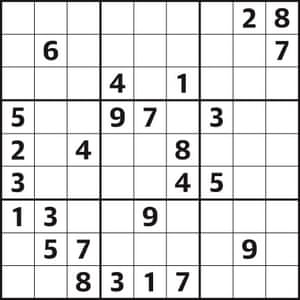
#> input picture project_sudoku_solver/assets/sudoku.jpg, 300 x 300 px
$ python -i birdeyeview.py   (imports and definitions only)
#> lines starting #> are read from the running program, lines starting #| are printed output that depends on the picture; after the words box and inside, x2 and y2 are one past the last pixel; in counts of white or black regions, pixels touching at a corner belong together
#> further down, picture is the input picture: shape (300, 300, 3); mean B, G, R 224.8, 224.7, 224.9
import cv2
import imutils
import numpy as np

def birdeyeview(image):
    image2 = cv2.cvtColor(image, cv2.COLOR_BGR2GRAY)
    image2 = cv2.bilateralFilter(image2,11,17,17)
    image2 = cv2.Canny(image2, 30, 200)
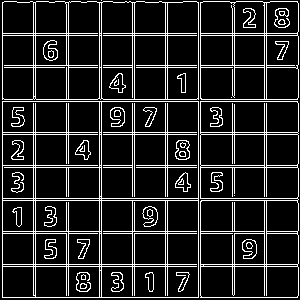
#> image2: shape (300, 300); 13.8% white in thin lines or dots

    cnts = cv2.findContours(image2, cv2.RETR_EXTERNAL, cv2.CHAIN_APPROX_SIMPLE)
#> cnts = 5 contours, 1 with area under 20; largest, box (x1, y1, x2, y2) and area: (2, 101, 199, 298) 38416, (2, 1, 199, 100) 19104, (200, 101, 299, 298) 18988, (200, 1, 299, 100) 9577
    cnts = imutils.grab_contours(cnts)
    cnts = sorted(cnts, key = cv2.contourArea, reverse = True)[:10]
    screencnt = None
    check = True
    for cnt in cnts:
        peri = cv2.arcLength(cnt, True)
        approx = cv2.approxPolyDP(cnt, 0.015*peri, True)

        if len(approx) == 4:
            check = False
            screencnt = approx
            break
#> this loop made 1 pass
#> (peri, check, screencnt) on pass 1: (784, False, [[2, 101], [2, 297], [198, 297], [198, 101]])
    if check:
        return 'did not detect'
    else:
        pts = screencnt.reshape(4, 2)
#> pts = [[2, 101], [2, 297], [198, 297], [198, 101]]
        rect = np.zeros((4, 2), dtype = "float32")

        # the top-left point has the smallest sum whereas the bottom-right has the largest sum
        s = pts.sum(axis = 1)
#> s = [103, 299, 495, 299]
        rect[0] = pts[np.argmin(s)]
        rect[2] = pts[np.argmax(s)]


        # compute the difference between the points -- the top-right will have the minumum difference and the bottom-left will
        # have the maximum difference
        diff = np.diff(pts, axis = 1)
#> diff = [99, 295, 99, -97]
        rect[1] = pts[np.argmin(diff)]
        rect[3] = pts[np.argmax(diff)]

        ratio = image.shape[0] / 300.0
#> ratio = 1
        rect2 = rect*ratio

        (tl, tr, br, bl) = rect
        widthA = np.sqrt(((br[0] - bl[0]) ** 2) + ((br[1] - bl[1]) ** 2))
        widthB = np.sqrt(((tr[0] - tl[0]) ** 2) + ((tr[1] - tl[1]) ** 2))
        # ...and now for the height of our new image
        heightA = np.sqrt(((tr[0] - br[0]) ** 2) + ((tr[1] - br[1]) ** 2))
        heightB = np.sqrt(((tl[0] - bl[0]) ** 2) + ((tl[1] - bl[1]) ** 2))
        # take the maximum of the width and height values to reach
        # our final dimensions
        maxWidth = max(int(widthA), int(widthB))
        maxHeight = max(int(heightA), int(heightB))
        # construct our destination points which will be used to map the screen to a top-down, "birds eye" view
        dst = np.array([[0, 0],
            [maxWidth - 1, 0],
            [maxWidth - 1, maxHeight - 1],
            [0, maxHeight - 1]], dtype = "float32")
        # calculate the perspective transform matrix and warp  the perspective to grab the screen
        M = cv2.getPerspectiveTransform(rect, dst)
        warp = cv2.warpPerspective(image, M, (maxWidth, maxHeight))
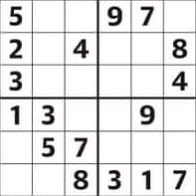
#> warp: shape (196, 196, 3); mean B, G, R 226.5, 226.4, 226.5
        return warp

>>> import cv2
>>> picture = cv2.imread('assets/sudoku.jpg')
>>> result = birdeyeview(picture)
